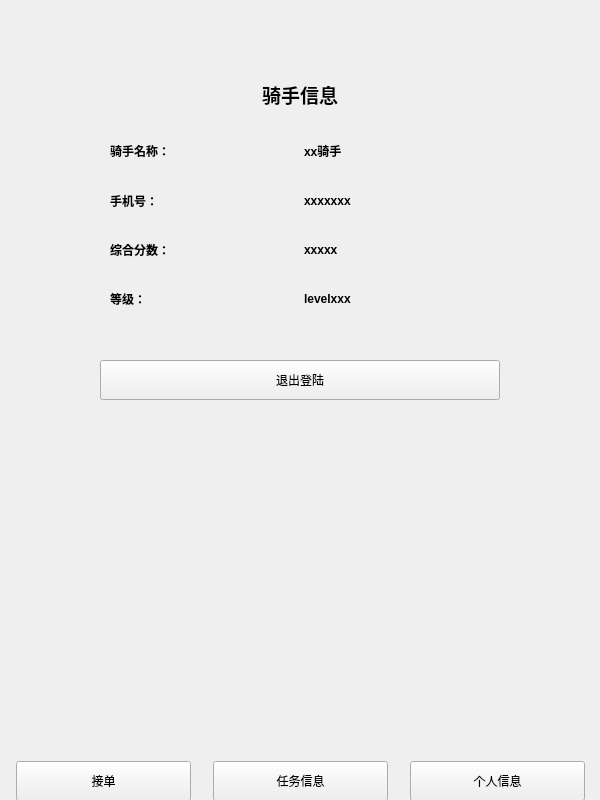
<?xml version="1.0" encoding="UTF-8"?>
<ui version="4.0">
 <class>rider_inform</class>
 <widget class="QWidget" name="rider_inform">
  <property name="geometry">
   <rect>
    <x>0</x>
    <y>0</y>
    <width>600</width>
    <height>800</height>
   </rect>
  </property>
  <property name="minimumSize">
   <size>
    <width>600</width>
    <height>800</height>
   </size>
  </property>
  <property name="windowTitle">
   <string>Form</string>
  </property>
  <widget class="QPushButton" name="pushButton_6">
   <property name="geometry">
    <rect>
     <x>100</x>
     <y>360</y>
     <width>400</width>
     <height>40</height>
    </rect>
   </property>
   <property name="minimumSize">
    <size>
     <width>400</width>
     <height>40</height>
    </size>
   </property>
   <property name="maximumSize">
    <size>
     <width>400</width>
     <height>40</height>
    </size>
   </property>
   <property name="text">
    <string>退出登陆</string>
   </property>
  </widget>
  <widget class="QWidget" name="">
   <property name="geometry">
    <rect>
     <x>110</x>
     <y>130</y>
     <width>381</width>
     <height>191</height>
    </rect>
   </property>
   <layout class="QGridLayout" name="gridLayout">
    <item row="0" column="0">
     <widget class="QLabel" name="label">
      <property name="font">
       <font>
        <family>Microsoft YaHei</family>
        <bold>false</bold>
       </font>
      </property>
      <property name="text">
       <string>&lt;html&gt;&lt;head/&gt;&lt;body&gt;&lt;p&gt;&lt;span style=&quot; font-weight:700;&quot;&gt;骑手名称：&lt;/span&gt;&lt;/p&gt;&lt;/body&gt;&lt;/html&gt;</string>
      </property>
     </widget>
    </item>
    <item row="0" column="1">
     <widget class="QLabel" name="label_3">
      <property name="font">
       <font>
        <bold>true</bold>
       </font>
      </property>
      <property name="text">
       <string>&lt;html&gt;&lt;head/&gt;&lt;body&gt;&lt;p&gt;xx骑手&lt;/p&gt;&lt;/body&gt;&lt;/html&gt;</string>
      </property>
     </widget>
    </item>
    <item row="1" column="0">
     <widget class="QLabel" name="label_2">
      <property name="font">
       <font>
        <family>Microsoft YaHei</family>
        <bold>false</bold>
       </font>
      </property>
      <property name="text">
       <string>&lt;html&gt;&lt;head/&gt;&lt;body&gt;&lt;p&gt;&lt;span style=&quot; font-weight:700;&quot;&gt;手机号：&lt;/span&gt;&lt;/p&gt;&lt;/body&gt;&lt;/html&gt;</string>
      </property>
     </widget>
    </item>
    <item row="1" column="1">
     <widget class="QLabel" name="label_4">
      <property name="font">
       <font>
        <bold>true</bold>
       </font>
      </property>
      <property name="text">
       <string>&lt;html&gt;&lt;head/&gt;&lt;body&gt;&lt;p&gt;xxxxxxx&lt;/p&gt;&lt;/body&gt;&lt;/html&gt;</string>
      </property>
     </widget>
    </item>
    <item row="2" column="0">
     <widget class="QLabel" name="label_5">
      <property name="font">
       <font>
        <family>Microsoft YaHei</family>
        <bold>false</bold>
       </font>
      </property>
      <property name="text">
       <string>&lt;html&gt;&lt;head/&gt;&lt;body&gt;&lt;p&gt;&lt;span style=&quot; font-weight:700;&quot;&gt;综合分数：&lt;/span&gt;&lt;/p&gt;&lt;/body&gt;&lt;/html&gt;</string>
      </property>
     </widget>
    </item>
    <item row="2" column="1">
     <widget class="QLabel" name="label_6">
      <property name="font">
       <font>
        <bold>true</bold>
       </font>
      </property>
      <property name="text">
       <string>&lt;html&gt;&lt;head/&gt;&lt;body&gt;&lt;p&gt;xxxxx&lt;/p&gt;&lt;/body&gt;&lt;/html&gt;</string>
      </property>
     </widget>
    </item>
    <item row="3" column="0">
     <widget class="QLabel" name="label_7">
      <property name="font">
       <font>
        <family>Microsoft YaHei</family>
        <bold>false</bold>
       </font>
      </property>
      <property name="text">
       <string>&lt;html&gt;&lt;head/&gt;&lt;body&gt;&lt;p&gt;&lt;span style=&quot; font-weight:700;&quot;&gt;等级：&lt;/span&gt;&lt;/p&gt;&lt;/body&gt;&lt;/html&gt;</string>
      </property>
     </widget>
    </item>
    <item row="3" column="1">
     <widget class="QLabel" name="label_8">
      <property name="font">
       <font>
        <bold>true</bold>
       </font>
      </property>
      <property name="text">
       <string>&lt;html&gt;&lt;head/&gt;&lt;body&gt;&lt;p&gt;levelxxx&lt;/p&gt;&lt;/body&gt;&lt;/html&gt;</string>
      </property>
     </widget>
    </item>
   </layout>
  </widget>
  <widget class="QLabel" name="label_9">
   <property name="geometry">
    <rect>
     <x>230</x>
     <y>70</y>
     <width>140</width>
     <height>50</height>
    </rect>
   </property>
   <property name="sizePolicy">
    <sizepolicy hsizetype="Fixed" vsizetype="Fixed">
     <horstretch>0</horstretch>
     <verstretch>0</verstretch>
    </sizepolicy>
   </property>
   <property name="minimumSize">
    <size>
     <width>140</width>
     <height>50</height>
    </size>
   </property>
   <property name="maximumSize">
    <size>
     <width>140</width>
     <height>50</height>
    </size>
   </property>
   <property name="font">
    <font>
     <pointsize>14</pointsize>
     <bold>true</bold>
    </font>
   </property>
   <property name="text">
    <string>&lt;html&gt;&lt;head/&gt;&lt;body&gt;&lt;p align=&quot;center&quot;&gt;骑手信息&lt;/p&gt;&lt;/body&gt;&lt;/html&gt;</string>
   </property>
  </widget>
  <widget class="QWidget" name="">
   <property name="geometry">
    <rect>
     <x>0</x>
     <y>760</y>
     <width>601</width>
     <height>42</height>
    </rect>
   </property>
   <layout class="QHBoxLayout" name="horizontalLayout">
    <item>
     <widget class="QPushButton" name="pushButton_2">
      <property name="minimumSize">
       <size>
        <width>175</width>
        <height>40</height>
       </size>
      </property>
      <property name="maximumSize">
       <size>
        <width>175</width>
        <height>40</height>
       </size>
      </property>
      <property name="text">
       <string>接单</string>
      </property>
     </widget>
    </item>
    <item>
     <widget class="QPushButton" name="pushButton_3">
      <property name="minimumSize">
       <size>
        <width>175</width>
        <height>40</height>
       </size>
      </property>
      <property name="maximumSize">
       <size>
        <width>175</width>
        <height>40</height>
       </size>
      </property>
      <property name="text">
       <string>任务信息</string>
      </property>
     </widget>
    </item>
    <item>
     <widget class="QPushButton" name="pushButton_4">
      <property name="minimumSize">
       <size>
        <width>175</width>
        <height>40</height>
       </size>
      </property>
      <property name="maximumSize">
       <size>
        <width>175</width>
        <height>40</height>
       </size>
      </property>
      <property name="text">
       <string>个人信息</string>
      </property>
     </widget>
    </item>
   </layout>
  </widget>
 </widget>
 <resources/>
 <connections/>
</ui>
